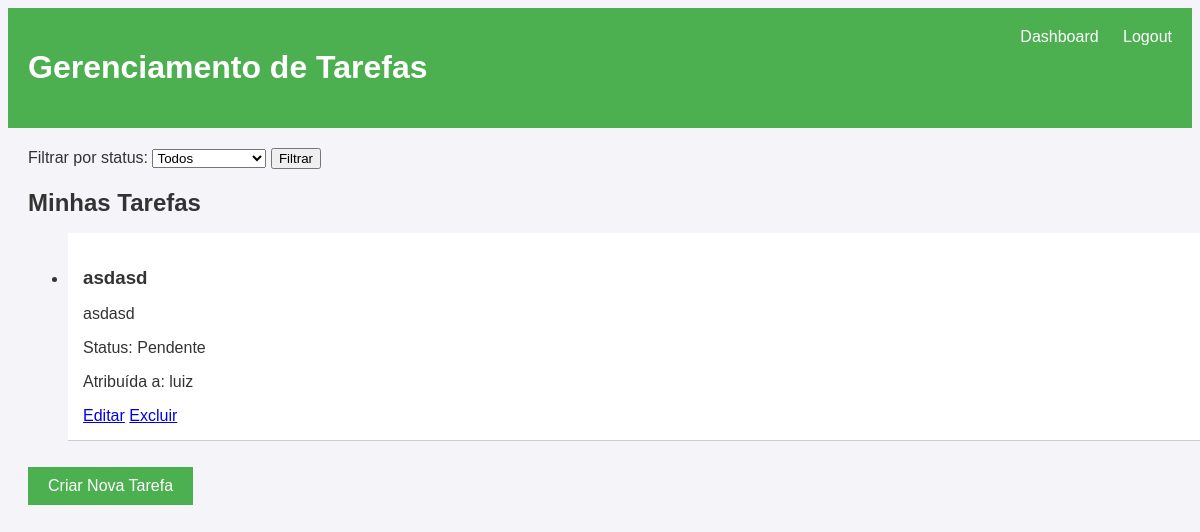
/tarefas/ (signed in), run on the app's committed database.
### tarefas/models.py (models this page shows, shortened)
class Tarefa(models.Model):
    STATUS = [
        ('pendente', 'Pendente'),
        ('em_andamento', 'Em Andamento'),
        ('concluida', 'Concluída'),
    ]
    titulo = models.CharField(max_length=255)
    descricao = models.TextField()
    status = models.CharField(max_length=20, choices=STATUS, default='pendente')
    responsavel = models.ForeignKey(User, on_delete=models.CASCADE)

### tarefas/views.py (the view)
# urls.py: path('tarefas/', views.main, name='tarefas'),  # Lista de tarefas
@login_required(login_url='/auth/login')
def main(request):
    status_filter = request.GET.get('status', '')
    if status_filter:
        tarefas = Tarefa.objects.filter(responsavel=request.user, status=status_filter)
    else:
        tarefas = Tarefa.objects.filter(responsavel=request.user)
    return render(request, 'tarefas.html', {'tasks': tarefas})

### tarefas/templates/tarefas.html (shortened to what this page needs)
<!DOCTYPE html>
<html lang="en">
<head>
    {% load static %}
    <link rel="stylesheet" href="{% static 'styles/stylemain.css' %}">
</head>
<body>
    <header>
        <h1>Gerenciamento de Tarefas</h1>
        <nav>
            <a href="{% url 'dashboard' %}">Dashboard</a>
            <a href="{% url 'logout' %}">Logout</a>
        </nav>
    </header>
    <div class="filter-section">
        <form method="GET" action="{% url 'tarefas' %}">
            <label for="status">Filtrar por status:</label>
            <select name="status" id="status">
                <option value="">Todos</option>
            </select>
            <input type="submit" value="Filtrar">
        </form>
    </div>
    <div class="task-section">
        <h2>Minhas Tarefas</h2>
        <ul class="task-list">
            {% for task in tasks %}
            <li class="task-item">
                <h3>{{ task.titulo }}</h3>
                <p>{{ task.descricao }}</p>
                <p>Status: {{ task.get_status_display }}</p>
                <p>Atribuída a: {{ task.responsavel.username }}</p>
                <a href="{% url 'editar_tarefa' task.id %}">Editar</a>
                <a href="{% url 'deletar_tarefa' task.id %}">Excluir</a>
            </li>
            {% empty %}
            <p>Você não possui tarefas no momento.</p>
            {% endfor %}
        </ul>
        <a href="{% url 'criar_tarefa' %}" class="btn">Criar Nova Tarefa</a>
    </div>
</body>
</html>

### tarefas/static/styles/stylemain.css (style rules this page uses)
body { font-family: Arial, sans-serif; background-color: #f4f4f9; color: #333; }
header { display: flex; justify-content: space-between; padding: 20px; background-color: #4CAF50; color: white; }
nav a { color: white; text-decoration: none; margin-left: 20px; }
.filter-section, .task-section, .dashboard-section { margin: 20px; }
h2 { margin-bottom: 10px; }
.task-list, .dashboard-section table { width: 100%; border-collapse: collapse; }
.task-item { background-color: white; padding: 15px; border-bottom: 1px solid #ccc; }
.task-item h3 { margin-bottom: 5px; }
.btn { background-color: #4CAF50; color: white; padding: 10px 20px; text-decoration: none; display: inline-block; margin-top: 10px; }

### data on the page
Tarefa: titulo "asdasd", descricao "asdasd", status "Pendente", responsavel.username "luiz"
